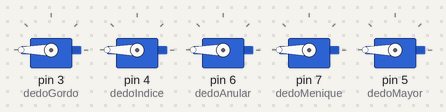
The sketch below on a simulated Arduino Uno, built with avr-gcc and run on an emulated ATmega328P. On the bench: 5 × servo.

Above: at 2.55 s.
At 3.6 s:
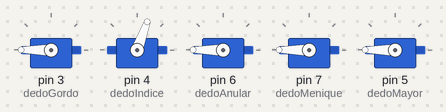
At 3.85 s:
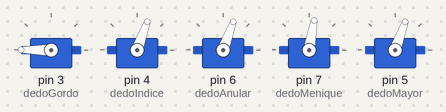
At 5.15 s:
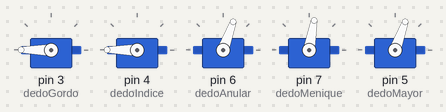
At 6.45 s:
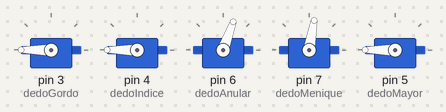
At 7.75 s:
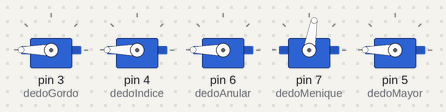
Timing chart, 0 to 13.2 s (numbered marks = the images above):
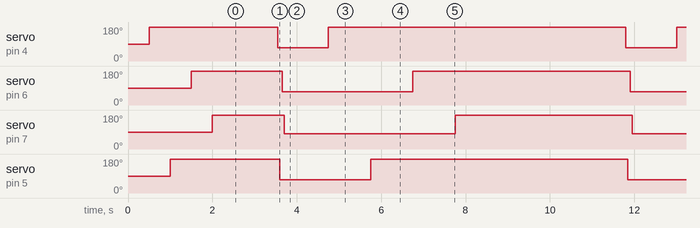

The sketch:

Contar.ino
```cpp
#include <Servo.h>
Servo dedoGordo;
Servo dedoIndice;
Servo dedoAnular;
Servo dedoMenique;
Servo dedoMayor;

  void setup() {
  dedoGordo.attach(3);
  dedoIndice.attach(4);
  dedoAnular.attach(6);
  dedoMenique.attach(7);
  dedoMayor.attach(5);
  abrirMano(); //Necesario para las rutinas
  }

void abrirMano(){
  dedoGordo.write(180);
  delay(500);
  dedoIndice.write(180);
  delay(500);
  dedoMayor.write(180);
  delay(500);
  dedoAnular.write(180);
  delay(500);
  dedoMenique.write(180);
  delay(500);
}

void cerrarMano(){
    delay(50);
    dedoIndice.write(70);
    delay(50);
    dedoMayor.write(70);
    delay(50);
    dedoAnular.write(70);
    delay(50);
    dedoMenique.write(80);
    delay(50);
    dedoGordo.write(90);
}

void contar(){
  delay(1000);
  uno();
  delay(1000);
  dos();
  delay(1000);
  tres();
  delay(1000);
  cuatro();
  delay(1000);
  cinco();
  delay(3000);
}

void dos(){
  dedoIndice.write(180);
}

void tres(){
  dedoMayor.write(180);
}

void uno(){
  cerrarMano();
  dedoGordo.write(180);
}

void cuatro(){
  dedoAnular.write(180);
}

void cinco(){
  dedoMenique.write(180);
}

void loop() {
  contar();
}
```

Measured:
- by itself, servo on pin 4 (dedoIndice): repeats every 8.3 s: 70° 1.2 s, 180° 7.1 s
- by itself, servo on pin 6 (dedoAnular): repeats every 8.3 s: 70° 3.1 s, 180° 5.2 s
- by itself, servo on pin 7 (dedoMenique): repeats every 8.3 s: 80° 4.1 s, 180° 4.2 s
- by itself, servo on pin 5 (dedoMayor): repeats every 8.3 s: 70° 2.2 s, 180° 6.1 s
